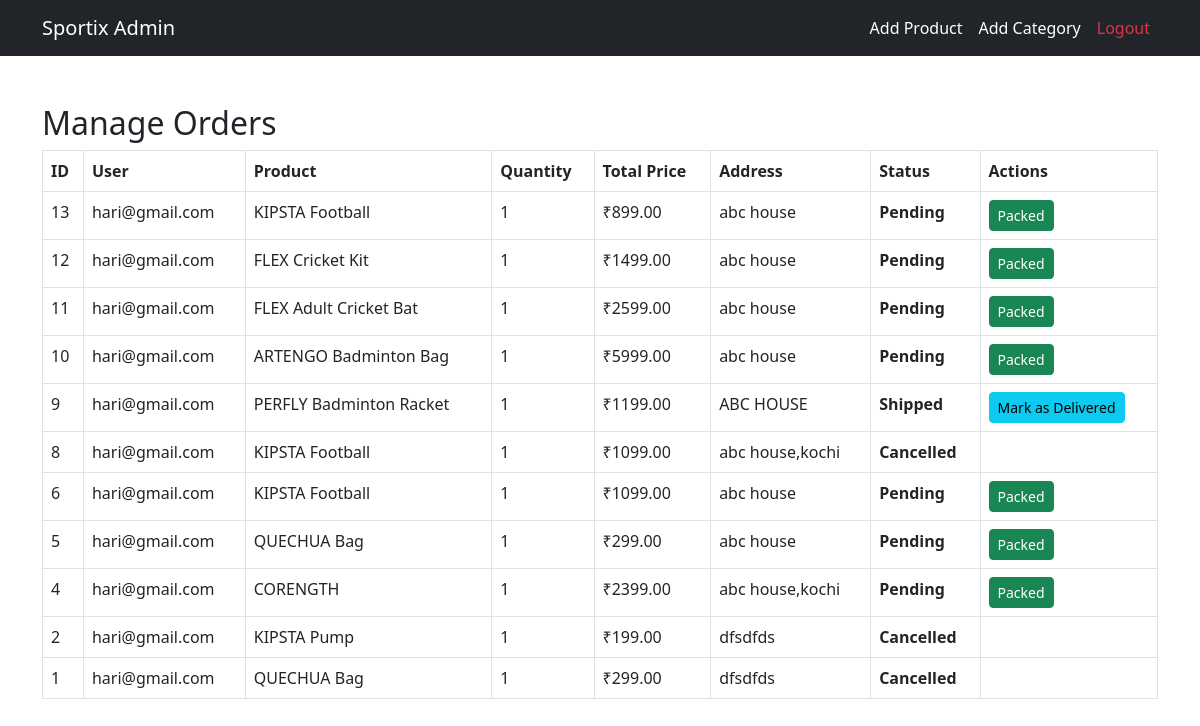
The page /admin_orders on the database as committed earlier.
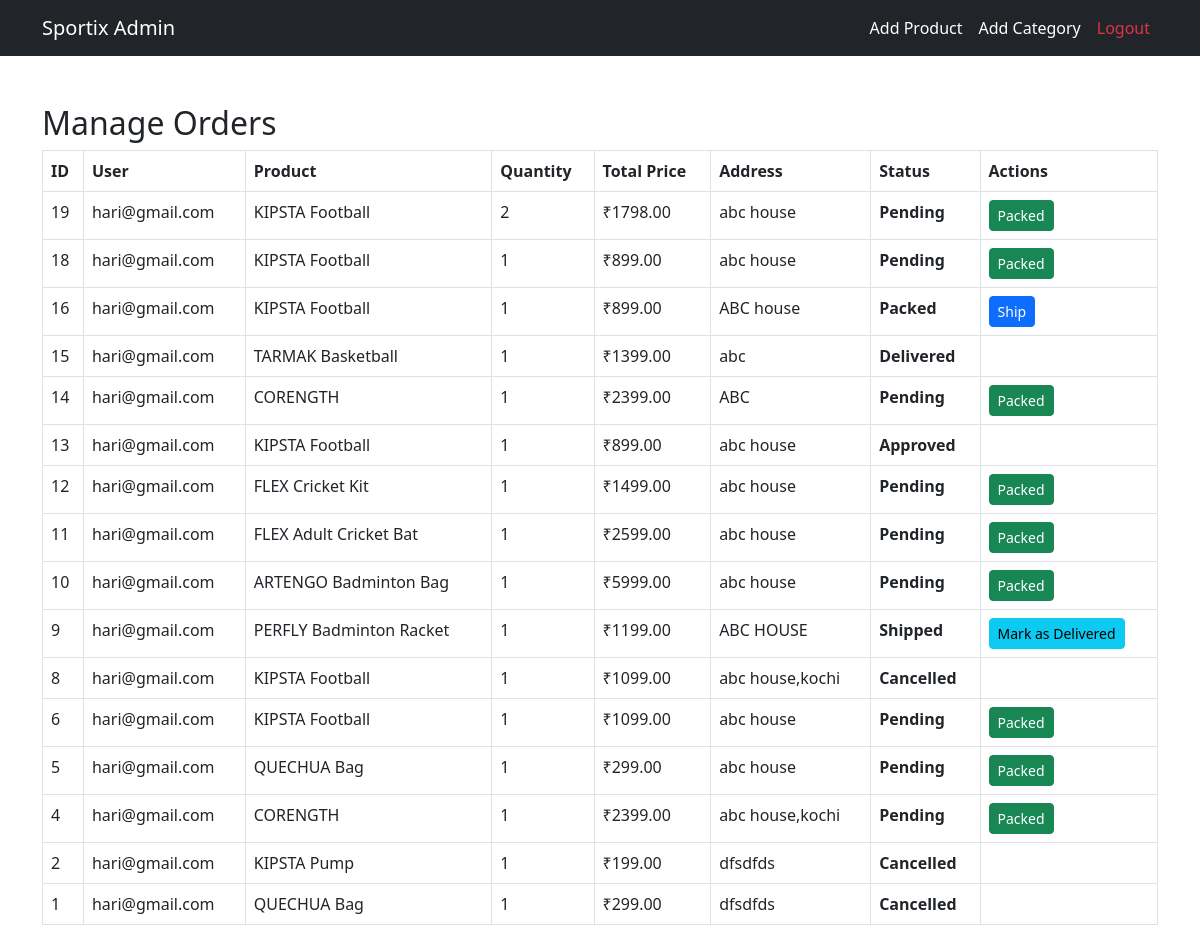
The same page on the database as committed later.
### app/models.py (models this page shows, shortened)
class Order(models.Model):
    STATUS_CHOICES = [
        ("Pending", "Pending"),
        ("Packed", "Packed"),
        ("Shipped", "Shipped"),
        ("Delivered", "Delivered"),
    ]
    user = models.ForeignKey(User, on_delete=models.CASCADE)
    product = models.ForeignKey(Products, on_delete=models.CASCADE)
    quantity = models.PositiveIntegerField()
    total_price = models.DecimalField(max_digits=10, decimal_places=2)
    address = models.TextField()
    status = models.CharField(max_length=10, choices=STATUS_CHOICES, default="Pending")
    created_at = models.DateTimeField(auto_now_add=True)

class Products(models.Model):
    name = models.CharField(max_length=200)
    category = models.ForeignKey(Category, on_delete=models.CASCADE)
    price = models.DecimalField(max_digits=10, decimal_places=2)
    offer_price = models.DecimalField(max_digits=10, decimal_places=2)
    stock = models.PositiveIntegerField()
    description = models.TextField()
    image = models.ImageField()
    created_at = models.DateTimeField(auto_now_add=True)

### app/views.py (the view)
# urls.py: path('admin_orders',views.admin_orders),
def admin_orders(request):
    orders = Order.objects.all().order_by("-created_at")  # Show latest orders first
    return render(request, "admin/admin_orders.html", {"orders": orders})

### templates/admin/admin_orders.html (shortened to what this page needs)
<!DOCTYPE html>
<html lang="en">
<head>
    <link rel="stylesheet" href="https://cdn.jsdelivr.net/npm/bootstrap@5.3.0/dist/css/bootstrap.min.css">
</head>
<body>
    <nav class="navbar navbar-dark bg-dark navbar-expand-lg">
        <div class="container">
            <a class="navbar-brand" href="../admin_home">Sportix Admin</a>
            <div class="collapse navbar-collapse" id="navbarNav">
                <ul class="navbar-nav ms-auto">
                    <li class="nav-item"><a class="nav-link text-white" href="../add_product">Add Product</a></li>
                    <li class="nav-item"><a class="nav-link text-white" href="../add_category">Add Category</a></li>
                    <li class="nav-item"><a class="nav-link text-danger" href="../logout">Logout</a></li>
                </ul>
            </div>
        </div>
    </nav>
    <div class="container mt-5">
        <h2>Manage Orders</h2>
        <table class="table table-bordered">
            <thead>
                <tr>
                    <th>ID</th>
                    <th>User</th>
                    <th>Product</th>
                    <th>Quantity</th>
                    <th>Total Price</th>
                    <th>Address</th>
                    <th>Status</th>
                    <th>Actions</th>
                </tr>
            </thead>
            <tbody>
                {% for order in orders %}
                <tr>
                    <td>{{ order.id }}</td>
                    <td>{{ order.user.username }}</td>
                    <td>{{ order.product.name }}</td>
                    <td>{{ order.quantity }}</td>
                    <td>₹{{ order.total_price }}</td>
                    <td>{{ order.address }}</td>
                    <td><strong>{{ order.status }}</strong></td>
                    <td>
                        {% if order.status == "Pending" %}
                        <a href="{% url 'update_order_status' order.id 'Packed' %}" class="btn btn-success btn-sm">Packed</a>
                        {% elif order.status == "Packed" %}
                            <a href="{% url 'update_order_status' order.id 'Shipped' %}" class="btn btn-primary btn-sm">Ship</a>
                        {% elif order.status == "Shipped" %}
                            <a href="{% url 'update_order_status' order.id 'Delivered' %}" class="btn btn-info btn-sm">Mark as Delivered</a>
                        {% endif %}
                    </td>
                </tr>
                {% endfor %}
            </tbody>
        </table>
    </div>
</body>
</html>

Rows that differ between the two databases and show on the page:
added Order: id "19", user.username "hari@gmail.com", product.name "KIPSTA Football", quantity "2", total_price "1798.00", address "abc house", status "Pending", shows "Packed"
added Order: id "18", user.username "hari@gmail.com", product.name "KIPSTA Football", quantity "1", total_price "899.00", address "abc house", status "Pending", shows "Packed"
added Order: id "16", user.username "hari@gmail.com", product.name "KIPSTA Football", quantity "1", total_price "899.00", address "ABC house", status "Packed", shows "Ship"
added Order: id "15", user.username "hari@gmail.com", product.name "TARMAK Basketball", quantity "1", total_price "1399.00", address "abc", status "Delivered"
added Order: id "14", user.username "hari@gmail.com", product.name "CORENGTH", quantity "1", total_price "2399.00", address "ABC", status "Pending", shows "Packed"
changed Order id 13: status "Pending" → "Approved"; no longer shows "Packed"
